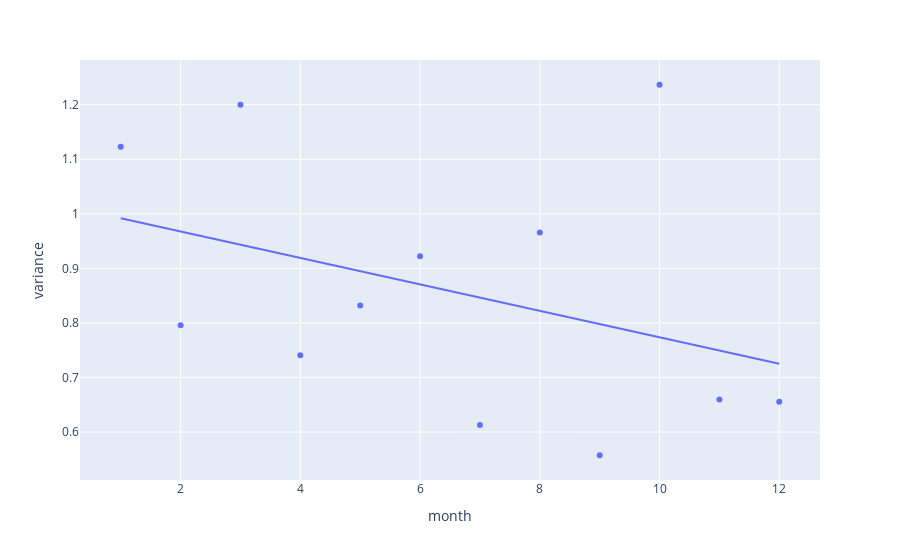

Source (notebook cell):
### Code cell
fig = px.scatter(mood_monthly, x='month', y='variance', trendline='ols')
fig.show()

### Figure 1 — Plotly figure (JSON) as saved in the notebook; plotly's stock layout.template omitted (floating-point values rounded to 4 significant figures)
{"data": [{"hovertemplate": "month=%{x}<br>variance=%{y}<extra></extra>", "legendgroup": "", "marker": {"color": "#636efa", "symbol": "circle"}, "mode": "markers", "name": "", "orientation": "v", "showlegend": false, "type": "scatter", "x": [1, 2, 3, 4, 5, 6, 7, 8, 9, 10, 11, 12], "xaxis": "x", "y": [1.123, 0.7957, 1.2, 0.7409, 0.8319, 0.9223, 0.6129, 0.9659, 0.5575, 1.237, 0.6599, 0.6557], "yaxis": "y"}, {"hovertemplate": "<b>OLS trendline</b><br>variance = -0.0242391 * month + 1.0161<br>R<sup>2</sup>=0.141155<br><br>month=%{x}<br>variance=%{y} <b>(trend)</b><extra></extra>", "legendgroup": "", "marker": {"color": "#636efa", "symbol": "circle"}, "mode": "lines", "name": "", "showlegend": false, "type": "scatter", "x": [1, 2, 3, 4, 5, 6, 7, 8, 9, 10, 11, 12], "xaxis": "x", "y": [0.9919, 0.9676, 0.9434, 0.9191, 0.8949, 0.8707, 0.8464, 0.8222, 0.798, 0.7737, 0.7495, 0.7252], "yaxis": "y"}], "layout": {"legend": {"tracegroupgap": 0}, "margin": {"t": 60}, "xaxis": {"anchor": "y", "domain": [0.0, 1.0], "title": {"text": "month"}}, "yaxis": {"anchor": "x", "domain": [0.0, 1.0], "title": {"text": "variance"}}}}
